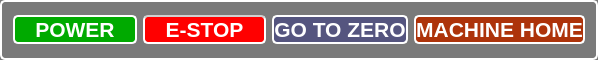
    <widget class="QFrame" name="frame_button_2">
     <property name="geometry">
      <rect>
       <x>13</x>
       <y>540</y>
       <width>598</width>
       <height>60</height>
      </rect>
     </property>
     <property name="styleSheet">
      <string notr="true">background-color: rgb(122, 122, 122);
border: 2px solid rgb(255, 255, 255);
border-radius: 5px</string>
     </property>
     <property name="frameShape">
      <enum>QFrame::StyledPanel</enum>
     </property>
     <property name="frameShadow">
      <enum>QFrame::Raised</enum>
     </property>
     <layout class="QGridLayout" name="gridLayout">
      <item row="0" column="0">
       <widget class="QPushButton" name="pushButton_power">
        <property name="font">
         <font>
          <family>MS Shell Dlg 2</family>
          <pointsize>16</pointsize>
          <weight>75</weight>
          <italic>false</italic>
          <bold>true</bold>
         </font>
        </property>
        <property name="mouseTracking">
         <bool>false</bool>
        </property>
        <property name="focusPolicy">
         <enum>Qt::StrongFocus</enum>
        </property>
        <property name="autoFillBackground">
         <bool>false</bool>
        </property>
        <property name="styleSheet">
         <string notr="true">QPushButton{ background-color: rgb(0, 170, 0);
color: rgb(255, 255, 255);
border: 2px solid rgb(255, 255, 255);
border-radius: 5px
}
QPushButton:hover {
	border: 3px solid rgb(77, 77, 77);
	color: rgb(77, 77, 77);
}
QPushButton:pressed {
	background-color: rgb(163, 228, 215);
}</string>
        </property>
        <property name="text">
         <string>POWER</string>
        </property>
       </widget>
      </item>
      <item row="0" column="1">
       <widget class="QPushButton" name="pushButton_estop">
        <property name="font">
         <font>
          <family>MS Shell Dlg 2</family>
          <pointsize>16</pointsize>
          <weight>75</weight>
          <italic>false</italic>
          <bold>true</bold>
         </font>
        </property>
        <property name="mouseTracking">
         <bool>true</bool>
        </property>
        <property name="focusPolicy">
         <enum>Qt::StrongFocus</enum>
        </property>
        <property name="autoFillBackground">
         <bool>false</bool>
        </property>
        <property name="styleSheet">
         <string notr="true">QPushButton{ background-color: rgb(255, 0, 0);
color: rgb(255, 255, 255);
border: 2px solid rgb(255, 255, 255);
border-radius: 5px;
border-top-color: rgb(208, 208, 208);
}
QPushButton:hover {
	border: 3px solid rgb(77, 77, 77);
	color: rgb(77, 77, 77);
}
QPushButton:pressed {
	background-color: rgb(163, 228, 215);
}</string>
        </property>
        <property name="text">
         <string>E-STOP</string>
        </property>
        <property name="flat">
         <bool>false</bool>
        </property>
       </widget>
      </item>
      <item row="0" column="2">
       <widget class="QPushButton" name="pushButton_gotozero">
        <property name="font">
         <font>
          <family>MS Shell Dlg 2</family>
          <pointsize>16</pointsize>
          <weight>75</weight>
          <italic>false</italic>
          <bold>true</bold>
         </font>
        </property>
        <property name="mouseTracking">
         <bool>false</bool>
        </property>
        <property name="focusPolicy">
         <enum>Qt::StrongFocus</enum>
        </property>
        <property name="autoFillBackground">
         <bool>false</bool>
        </property>
        <property name="styleSheet">
         <string notr="true">QPushButton{background-color: rgb(85, 85, 127);
color: rgb(255, 255, 255);
border: 2px solid rgb(255, 255, 255);
border-radius: 5px
}
QPushButton:hover {
	border: 3px solid rgb(77, 77, 77);
	color: rgb(77, 77, 77);
}
QPushButton:pressed {
	background-color: rgb(163, 228, 215);
}</string>
        </property>
        <property name="text">
         <string>GO TO ZERO</string>
        </property>
       </widget>
      </item>
      <item row="0" column="3">
       <widget class="QPushButton" name="pushButton_machinehome">
        <property name="sizePolicy">
         <sizepolicy hsizetype="Minimum" vsizetype="Maximum">
          <horstretch>0</horstretch>
          <verstretch>0</verstretch>
         </sizepolicy>
        </property>
        <property name="font">
         <font>
          <family>MS Shell Dlg 2</family>
          <pointsize>16</pointsize>
          <weight>75</weight>
          <italic>false</italic>
          <bold>true</bold>
         </font>
        </property>
        <property name="mouseTracking">
         <bool>false</bool>
        </property>
        <property name="focusPolicy">
         <enum>Qt::StrongFocus</enum>
        </property>
        <property name="autoFillBackground">
         <bool>false</bool>
        </property>
        <property name="styleSheet">
         <string notr="true">QPushButton{background-color: rgb(173, 51, 10);
color: rgb(255, 255, 255);
border: 2px solid  rgb(255, 255, 255);
border-radius: 5px
}
QPushButton:hover {
	border: 3px solid rgb(77, 77, 77);
	color: rgb(77, 77, 77);
}
QPushButton:pressed {
	background-color: rgb(163, 228, 215);
}</string>
        </property>
        <property name="text">
         <string>MACHINE HOME</string>
        </property>
       </widget>
      </item>
     </layout>
    </widget>
